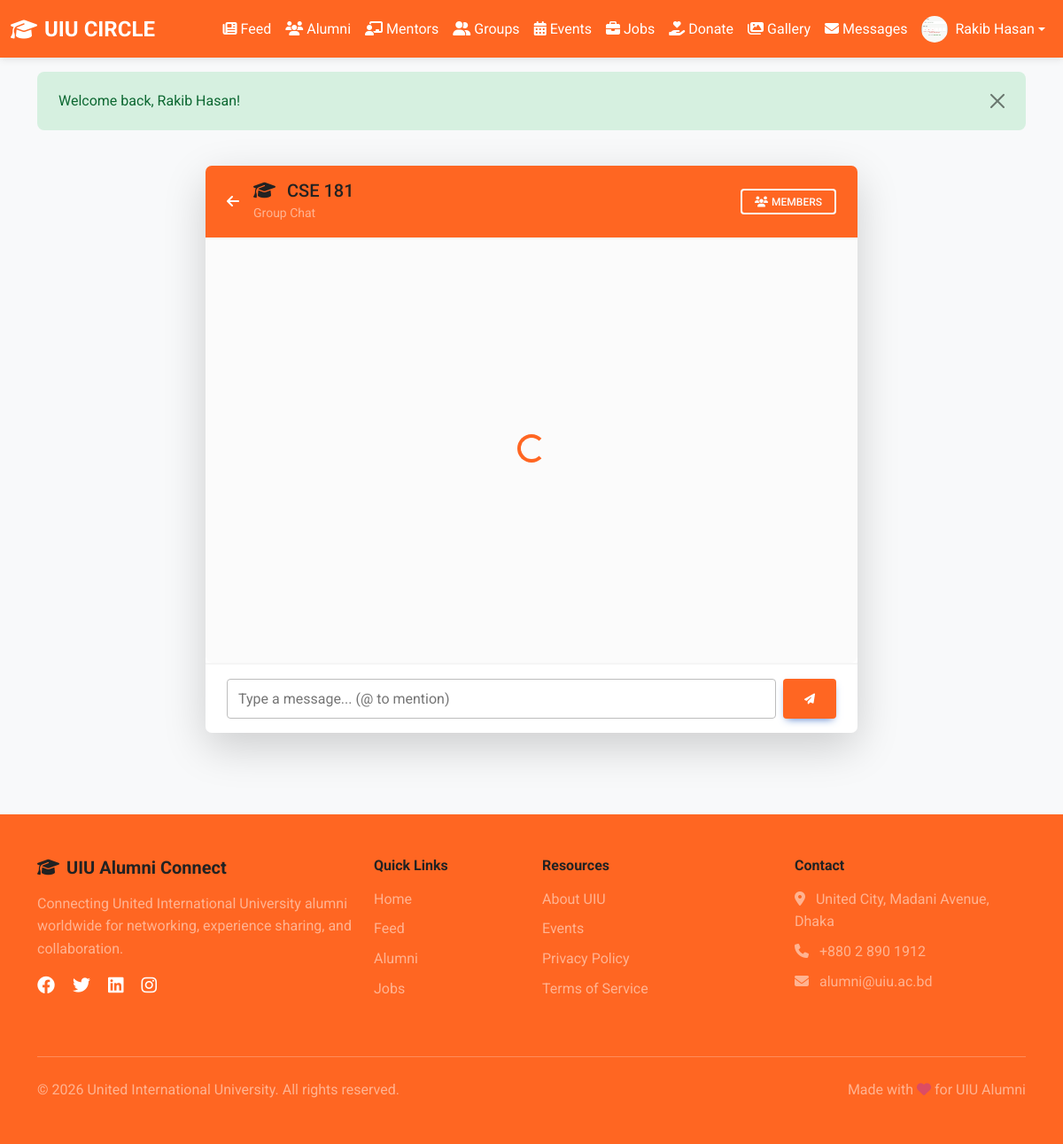
Page /user/group_chat.php?type=batch&name=CSE+181 (signed in) on the committed database.
### tables this page shows
CREATE TABLE `users` (
  `id` int(11) NOT NULL,
  `name` varchar(255) NOT NULL,
  `email` varchar(255) NOT NULL,
  `password` varchar(255) NOT NULL,
  `batch` varchar(50) DEFAULT NULL,
  `department` varchar(100) DEFAULT NULL,
  `education` text DEFAULT NULL,
  `work_experience` text DEFAULT NULL,
  `profile_image` varchar(255) DEFAULT 'default-avatar.png',
  `bio` text DEFAULT NULL,
  `skills` text DEFAULT NULL,
  `phone` varchar(20) DEFAULT NULL,
  `location` varchar(255) DEFAULT NULL,
  `linkedin` varchar(255) DEFAULT NULL,
  `role` enum('student','alumni') NOT NULL DEFAULT 'student',
  `id_card_image` varchar(255) DEFAULT NULL,
  `status` enum('pending','active','blocked') DEFAULT 'pending',
  `created_at` timestamp NOT NULL DEFAULT current_timestamp(),
  `updated_at` timestamp NOT NULL DEFAULT current_timestamp() ON UPDATE current_timestamp()
);

### includes/functions.php (called while the page is built, shortened)
<?php
function isLoggedIn() {
    return isset($_SESSION['user_id']) && !empty($_SESSION['user_id']);
}
function getCurrentUser() {
    $db = getDB();
    $stmt = $db->prepare("SELECT * FROM users WHERE id = ?");
    $stmt->bind_param("i", $_SESSION['user_id']);
    $stmt->execute();
    $result = $stmt->get_result();
    return $result->fetch_assoc();
}
function getFlashMessage() {
    if (isset($_SESSION['flash_message'])) {
        $message = $_SESSION['flash_message'];
        $type = $_SESSION['flash_type'] ?? 'info';
        return ['message' => $message, 'type' => $type];
    }
    return null;
}
?>

### user/group_chat.php (the view, shortened to what this page needs)
<?php
require_once __DIR__ . '/../includes/header.php';
$user = getCurrentUser();
$type = $_GET['type'] ?? '';
$value = $_GET['name'] ?? '';
?>
<div class="container py-4">
    <div class="row justify-content-center">
        <div class="col-md-10 col-lg-8">
            <div class="card shadow-lg chat-card" style="height: 80vh;">
                <div class="card-header bg-primary text-white d-flex justify-content-between align-items-center py-3">
                    <div class="d-flex align-items-center">
                        <a href="<?php echo SITE_URL; ?>/user/groups.php" class="text-white me-3">
                            <i class="fas fa-arrow-left"></i>
                        </a>
                        <div>
                            <h5 class="mb-0">
                                <?php if ($type === 'department'): ?>
                                    <i class="fas fa-building me-2"></i>
                                <?php else: ?>
                                    <i class="fas fa-graduation-cap me-2"></i>
                                <?php endif; ?>
                                <?php echo htmlspecialchars($value); ?>
                            </h5>
                            <small class="text-white-50">Group Chat</small>
                        </div>
                    </div>
                    <div>
                         <?php
                            $exploreLink = SITE_URL . "/user/explore.php?department=" . urlencode($user['department']);
                            if ($type === 'batch') {
                                $exploreLink .= "&batch=" . urlencode($value);
                            }
                        ?>
                        <a href="<?php echo $exploreLink; ?>" class="btn btn-sm btn-outline-light">
                            <i class="fas fa-users me-1"></i>Members
                        </a>
                    </div>
                </div>
                <div class="card-body bg-light overflow-auto" id="chat-messages" style="flex: 1; display: flex; flex-direction: column;">
                    <div class="text-center text-muted my-auto" id="loading-msg">
                        <div class="spinner-border text-primary" role="status">
                        </div>
                    </div>
                </div>
                <div class="card-footer bg-white py-3 position-relative">
                    <form id="chat-form" class="d-flex gap-2">
                        <input type="text" class="form-control form-control-lg" id="message-input"
                               placeholder="Type a message... (@ to mention)" autocomplete="off">
                        <button type="submit" class="btn btn-primary px-4">
                            <i class="fas fa-paper-plane"></i>
                        </button>
                    </form>
                </div>
            </div>
        </div>
    </div>
</div>
<?php require_once __DIR__ . '/../includes/footer.php'; ?>

### includes/header.php (shortened to what this page needs)
<?php
require_once __DIR__ . '/functions.php';
$currentUser = getCurrentUser();
?>
<!DOCTYPE html>
<html lang="en">
<head>
    <link rel="stylesheet" href="https://cdnjs.cloudflare.com/ajax/libs/font-awesome/6.4.0/css/all.min.css">
    <link href="https://cdnjs.cloudflare.com/ajax/libs/mdb-ui-kit/6.4.0/mdb.min.css" rel="stylesheet">
    <link rel="stylesheet" href="<?php echo SITE_URL; ?>/assets/css/style.css">
</head>
<body>
    <nav class="navbar navbar-expand-lg navbar-light" style="background-color: <?php echo PRIMARY_COLOR; ?>;">
        <div class="container-fluid">
            <a class="navbar-brand text-white fw-bold" href="<?php echo SITE_URL; ?>">
                <i class="fas fa-graduation-cap me-2"></i>UIU CIRCLE
            </a>
            <div class="collapse navbar-collapse" id="navbarNav">
                <ul class="navbar-nav ms-auto align-items-center">
                    <?php if (isLoggedIn()): ?>
                        <li class="nav-item">
                            <a class="nav-link text-white" href="<?php echo SITE_URL; ?>/user/feed.php">
                                <i class="fas fa-newspaper me-1"></i>Feed
                            </a>
                        </li>
                        <li class="nav-item">
                            <a class="nav-link text-white" href="<?php echo SITE_URL; ?>/user/explore.php">
                                <i class="fas fa-users me-1"></i>Alumni
                            </a>
                        <li class="nav-item">
                            <a class="nav-link text-white" href="<?php echo SITE_URL; ?>/user/mentors.php">
                                <i class="fas fa-chalkboard-teacher me-1"></i>Mentors
                            </a>
                        </li>
                        <?php if ($currentUser['role'] !== 'student'): ?>
                        <li class="nav-item">
                            <a class="nav-link text-white" href="<?php echo SITE_URL; ?>/user/groups.php">
                                <i class="fas fa-user-friends me-1"></i>Groups
                            </a>
                        </li>
                        <?php endif; ?>
                        <li class="nav-item">
                            <a class="nav-link text-white" href="<?php echo SITE_URL; ?>/user/events.php">
                                <i class="fas fa-calendar-alt me-1"></i>Events
                            </a>
                        </li>
                        <li class="nav-item">
                            <a class="nav-link text-white" href="<?php echo SITE_URL; ?>/user/jobs.php">
                                <i class="fas fa-briefcase me-1"></i>Jobs
                            </a>
                        </li>
                        <li class="nav-item">
                            <a class="nav-link text-white" href="<?php echo SITE_URL; ?>/user/donations.php">
                                <i class="fas fa-hand-holding-heart me-1"></i>Donate
                            </a>
                        </li>
                        <?php if ($currentUser['role'] === 'alumni'): ?>
                            <li class="nav-item">
                                <a class="nav-link text-white" href="<?php echo SITE_URL; ?>/user/gallery.php">
                                    <i class="fas fa-images me-1"></i>Gallery
                                </a>
                            </li>
                        <?php endif; ?>
                        <li class="nav-item">
                            <a class="nav-link text-white position-relative" href="<?php echo SITE_URL; ?>/user/messages.php">
                                <i class="fas fa-envelope me-1"></i>Messages
                            </a>
                        </li>
                        <li class="nav-item dropdown">
                            <a class="nav-link dropdown-toggle text-white d-flex align-items-center"
                               href="#" id="navbarDropdown" role="button"
                               data-mdb-toggle="dropdown" aria-expanded="false">
                                <?php
                                $headerAvatarUrl = SITE_URL . '/uploads/' . ($currentUser['profile_image'] ?? 'default-avatar.png');
                                ?>
                                <img src="<?php echo $headerAvatarUrl; ?>"
                                     class="rounded-circle me-2"
                                     style="width: 30px; height: 30px; object-fit: cover;"
                                     alt="Profile"
                                     onerror="this.src='https://ui-avatars.com/api/?name=<?php echo urlencode($currentUser['name']); ?>&size=50&background=FF6622&color=fff'">
                                <?php echo htmlspecialchars($currentUser['name']); ?>
                            </a>
                        </li>
                    <?php endif; ?>
                </ul>
            </div>
        </div>
    </nav>
    <?php
    $flash = getFlashMessage();
    if ($flash):
        $alertClass = match($flash['type']) {
            'success' => 'alert-success',
            'error' => 'alert-danger',
            'warning' => 'alert-warning',
            default => 'alert-info'
        };
    ?>
        <div class="container mt-3">
            <div class="alert <?php echo $alertClass; ?> alert-dismissible fade show" role="alert">
                <?php echo htmlspecialchars($flash['message']); ?>
                <button type="button" class="btn-close" data-mdb-dismiss="alert" aria-label="Close"></button>
            </div>
        </div>
    <?php endif; ?>
    <main>

### assets/css/style.css (style rules this page uses)
:root { --primary-color: #FF6622; --secondary-color: #FFFFFF; --text-color: #222222; --accent-color: #E65100; --bg-light: #f8f9fa; --border-color: #dee2e6; }
* { margin: 0; padding: 0; box-sizing: border-box; }
body { font-family: 'Roboto', sans-serif; color: var(--text-color); background-color: var(--bg-light); line-height: 1.6; }
h1, h2, h3, h4, h5, h6 { font-weight: 500; color: var(--text-color); }
a { text-decoration: none; transition: all 0.3s ease; }
.btn-primary { background-color: var(--primary-color) !important; border-color: var(--primary-color) !important; color: white !important; }
.card { border: none; border-radius: 12px; box-shadow: 0 2px 8px rgba(0,0,0,0.08); transition: transform 0.3s ease, box-shadow 0.3s ease; margin-bottom: 20px; }
.navbar { box-shadow: 0 2px 8px rgba(0,0,0,0.1); }
.navbar-brand { font-size: 1.5rem; }
.text-primary { color: var(--primary-color) !important; }
.bg-primary { background-color: var(--primary-color) !important; }

### user/group_chat.php (style rules this page uses)
.chat-card { display: flex; flex-direction: column; }

### rows in the picture
users: profile_image (picture), name "Rakib Hasan"

### other values in the picture
$flash['message'] "Welcome back, Rakib Hasan!"
$value "CSE 181"
